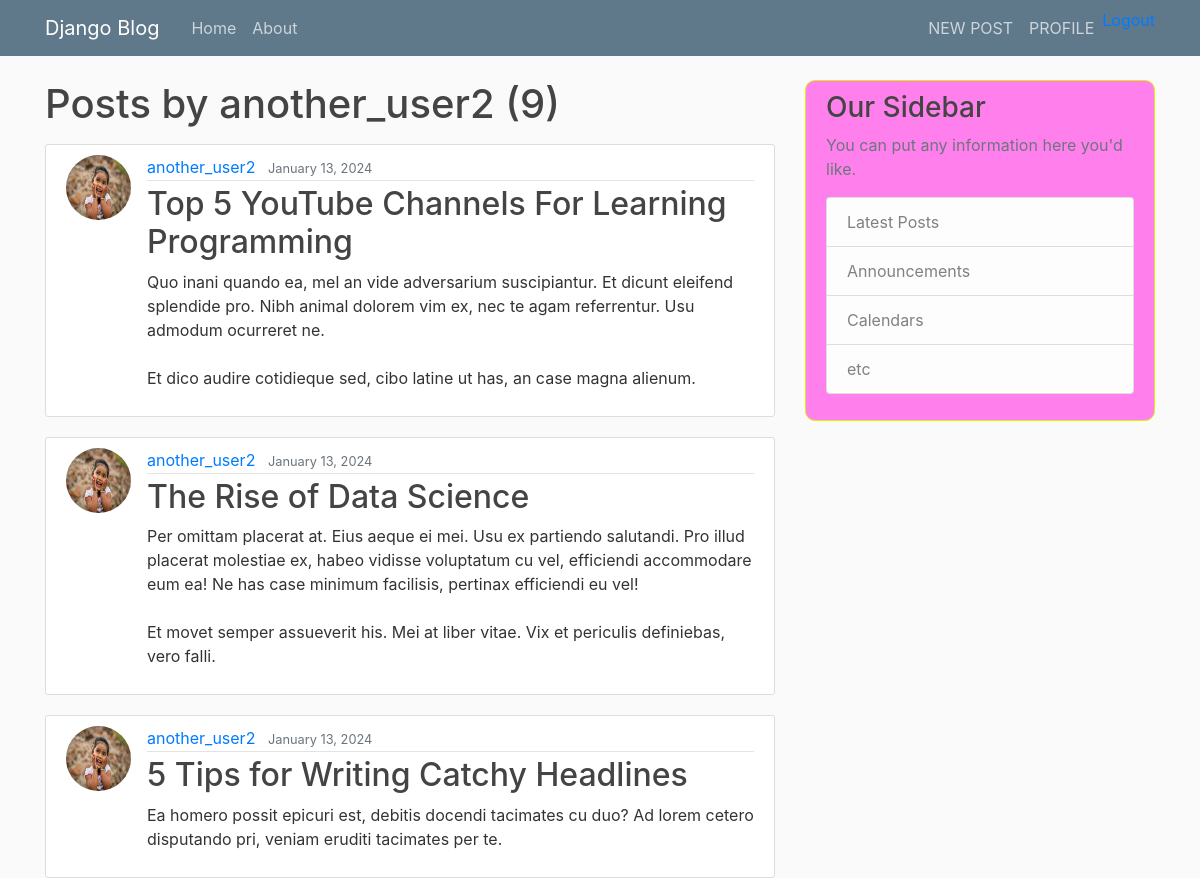
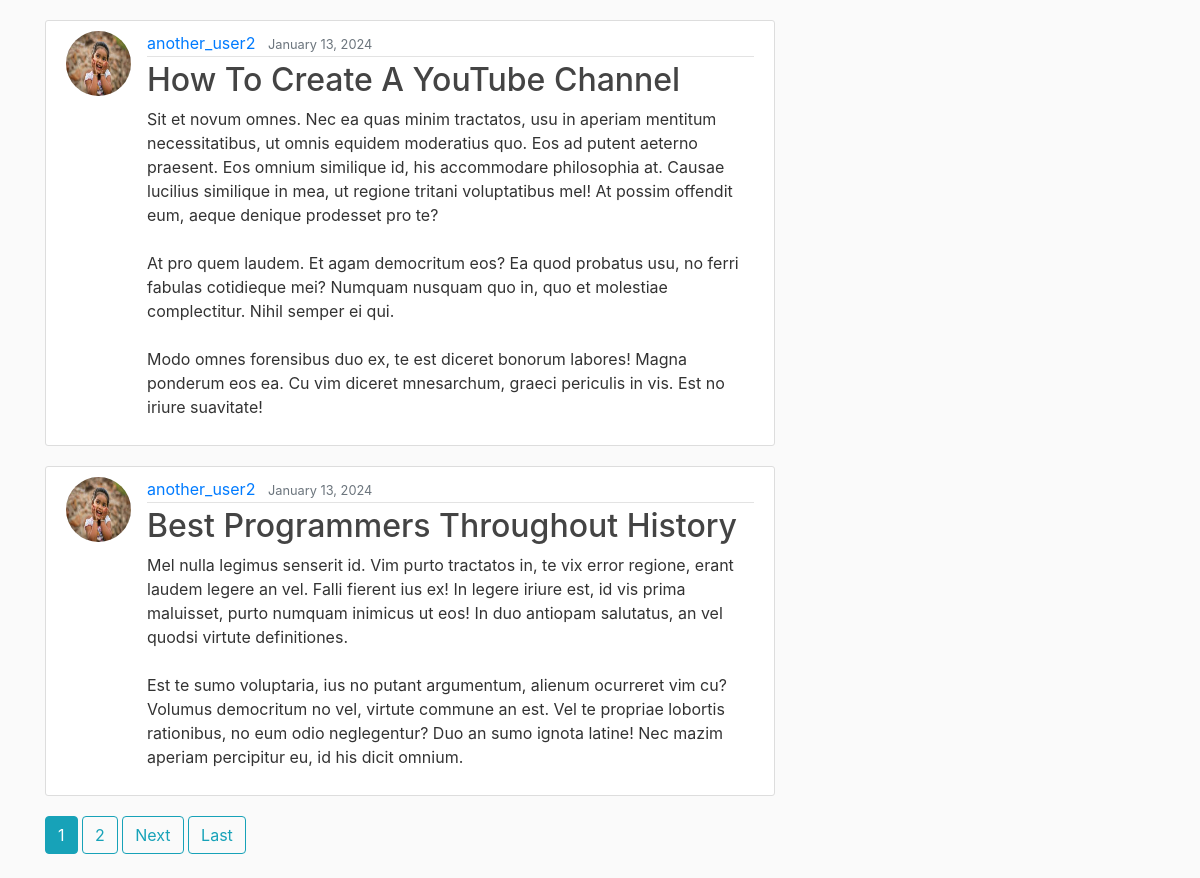
/user/another_user2 (signed in), run on the app's committed database (2 pictures, top to bottom).
### blog/models.py (models this page shows, shortened)
class Post(models.Model):
    title=models.CharField(max_length=200)
    content=models.TextField(default='Your default content value here')
    date_posted=models.DateTimeField(default=timezone.now)
    author=models.ForeignKey(User,on_delete=models.CASCADE)

### users/models.py (models this page shows, shortened)
class profile(models.Model):
    user = models.OneToOneField(User, on_delete=models.CASCADE)
    image = models.ImageField(default='default.jpg', upload_to='profile_pics')

### blog/views.py (the view)
# urls.py: path('user/<str:username>', UserPostListView.as_view(), name='user-posts'),
class UserPostListView(ListView):
    model = Post
    template_name = 'blog/user_posts.html'  # <app>/<model>_<viewtype>.html
    context_object_name = 'posts'
    paginate_by = 5
    def get_queryset(self):
        user = get_object_or_404(User, username=self.kwargs.get('username'))
        return Post.objects.filter(author=user).order_by('-date_posted')

### blog/templates/blog/user_posts.html (shortened to what this page needs)
{% extends "blog/base.html" %}
{% block content %}
    <h1 class="mb-3">Posts by {{ view.kwargs.username }} ({{ page_obj.paginator.count }})</h1>
    {% for post in posts %}
        <article class="media content-section">
          <img class="rounded-circle article-img" src="{{ post.author.profile.image.url }}">
          <div class="media-body">
            <div class="article-metadata">
              <a class="mr-2" href="{% url 'user-posts' post.author.username %}">{{ post.author }}</a>
              <small class="text-muted">{{ post.date_posted|date:"F d, Y" }}</small>
            </div>
            <h2><a class="article-title" href="{% url 'post-detail' post.id %}">{{ post.title }}</a></h2>
            <p class="article-content">{{ post.content }}</p>
          </div>
        </article>
    {% endfor %}
    {% if is_paginated %}
      {% for num in page_obj.paginator.page_range %}
        {% if page_obj.number == num %}
          <a class="btn btn-info mb-4" href="?page={{ num }}">{{ num }}</a>
        {% elif num > page_obj.number|add:'-3' and num < page_obj.number|add:'3' %}
          <a class="btn btn-outline-info mb-4" href="?page={{ num }}">{{ num }}</a>
        {% endif %}
      {% endfor %}
      {% if page_obj.has_next %}
        <a class="btn btn-outline-info mb-4" href="?page={{ page_obj.next_page_number }}">Next</a>
        <a class="btn btn-outline-info mb-4" href="?page={{ page_obj.paginator.num_pages }}">Last</a>
      {% endif %}
    {% endif %}
{% endblock content %}

### blog/static/blog/main.css (style rules this page uses)
body { background: #fafafa; color: #333333; margin-top: 5rem; }
h1, h2, h3, h4, h5, h6 { color: #444444; }
.content-section { background: #ffffff; padding: 10px 20px; border: 1px solid #dddddd; border-radius: 3px; margin-bottom: 20px; }
.article-title { color: #444444; }
.article-content { white-space: pre-line; }
.article-img { height: 65px; width: 65px; margin-right: 16px; }
.article-metadata { padding-bottom: 1px; margin-bottom: 4px; border-bottom: 1px solid #e3e3e3 }

### data on the page
Post: author.profile.image (picture), author "another_user2", date_posted "January 13, 2024", title "Top 5 YouTube Channels For Learning Programming", content "Quo inani quando ea, mel an vide adversarium suscipiantur. Et dicunt eleifend splendide pro. Nibh animal dolorem vim ex, nec te agam referrentur. Usu admodum ocurreret ne. Et dico audire cotidieque sed, cibo latine ut has, an case magna alienum."
Post: author.profile.image (picture), author "another_user2", date_posted "January 13, 2024", title "The Rise of Data Science", content "Per omittam placerat at. Eius aeque ei mei. Usu ex partiendo salutandi. Pro illud placerat molestiae ex, habeo vidisse voluptatum cu vel, efficiendi accommodare eum ea! Ne has case minimum facilisis, pertinax efficiendi eu vel! Et movet semper assueverit his. Mei at liber vitae. Vix et periculis definiebas, vero falli."
Post: author.profile.image (picture), author "another_user2", date_posted "January 13, 2024", title "5 Tips for Writing Catchy Headlines", content "Ea homero possit epicuri est, debitis docendi tacimates cu duo? Ad lorem cetero disputando pri, veniam eruditi tacimates per te."
Post: author.profile.image (picture), author "another_user2", date_posted "January 13, 2024", title "How To Create A YouTube Channel", content "Sit et novum omnes. Nec ea quas minim tractatos, usu in aperiam mentitum necessitatibus, ut omnis equidem moderatius quo. Eos ad putent aeterno praesent. Eos omnium similique id, his accommodare philosophia at. Causae lucilius similique in mea, ut regione tritani voluptatibus mel! At possim offendit eum, aeque denique prodesset pro te? At pro quem laudem. Et agam democritum eos? Ea quod probatus usu, no ferri fabulas cotidieque mei? Numquam nusquam quo in, quo et molestiae complectitur. Nihil semper ei qui. Modo omnes forensibus duo ex, te est diceret bonorum labores! Magna ponderum eos ea. Cu vim diceret mnesarchum, graeci periculis in vis. Est no iriure suavitate!"
Post: author.profile.image (picture), author "another_user2", date_posted "January 13, 2024", title "Best Programmers Throughout History", content "Mel nulla legimus senserit id. Vim purto tractatos in, te vix error regione, erant laudem legere an vel. Falli fierent ius ex! In legere iriure est, id vis prima maluisset, purto numquam inimicus ut eos! In duo antiopam salutatus, an vel quodsi virtute definitiones. Est te sumo voluptaria, ius no putant argumentum, alienum ocurreret vim cu? Volumus democritum no vel, virtute commune an est. Vel te propriae lobortis rationibus, no eum odio neglegentur? Duo an sumo ignota latine! Nec mazim aperiam percipitur eu, id his dicit omnium."

### other printed values
{{ view.kwargs.username }} "another_user2"
{{ page_obj.paginator.count }} "9"
{{ num }} "1"
{{ num }} "2"
